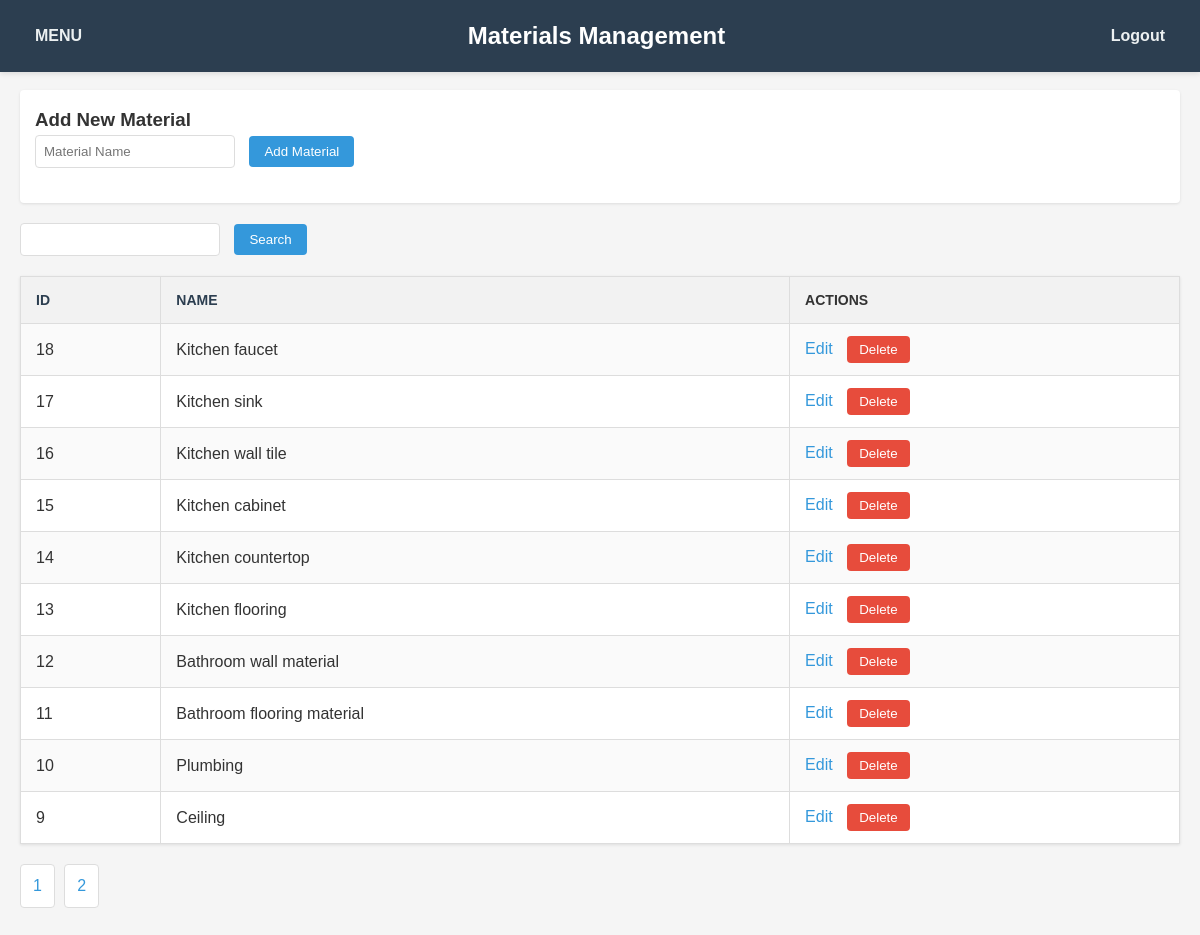
/admin/materials.php?sort=material_id&order=DESC (signed in), run on the app's committed database.
### tables this page shows
CREATE TABLE `materials` (
  `material_id` int(11) NOT NULL,
  `material_name` varchar(100) NOT NULL
);

### admin/materials.php (the view, shortened to what this page needs)
<?php
require_once 'db_connect.php';
$items_per_page = 10;
$page = isset($_GET['page']) ? (int)$_GET['page'] : 1;
$offset = ($page - 1) * $items_per_page;
$search = isset($_GET['search']) ? $_GET['search'] : '';
$sort = isset($_GET['sort']) ? $_GET['sort'] : 'material_id';
$order = isset($_GET['order']) ? $_GET['order'] : 'ASC';
$allowed_sorts = ['material_id', 'material_name'];
$sort = in_array($sort, $allowed_sorts) ? $sort : 'material_id';
$count_stmt = $pdo->prepare("SELECT COUNT(*) FROM materials WHERE material_name LIKE ?");
$count_stmt->execute(["%$search%"]);
$total_items = $count_stmt->fetchColumn();
$total_pages = ceil($total_items / $items_per_page);
$stmt = $pdo->prepare("SELECT * FROM materials WHERE material_name LIKE ? ORDER BY $sort $order LIMIT ? OFFSET ?");
$stmt->bindValue(1, "%$search%", PDO::PARAM_STR);
$stmt->bindValue(2, (int)$items_per_page, PDO::PARAM_INT);
$stmt->bindValue(3, (int)$offset, PDO::PARAM_INT);
$stmt->execute();
$materials = $stmt->fetchAll(PDO::FETCH_ASSOC);
?>
<!DOCTYPE html>
<html>
<head>
</head>
<body>
    <div class="navbar">
        <a href="../admin/menu.php" class="logout-link">MENU</a>
        <h2>Materials Management</h2>
        <a href="../login/logout.php" class="logout-link">Logout</a>
    </div>
    <div class="container">
        <div class="add-form">
            <h3>Add New Material</h3>
            <form method="POST">
                <input type="text" name="material_name" placeholder="Material Name" required>
                <input type="submit" name="add" value="Add Material">
            </form>
        </div>
        <form method="GET">
            <input type="text" name="search" value="<?php echo htmlspecialchars($search); ?>">
            <input type="submit" value="Search">
        </form>
        <table>
            <tr>
                <th><a href="?sort=material_id&order=<?php echo $order === 'ASC' ? 'DESC' : 'ASC'; ?>">ID</a></th>
                <th><a href="?sort=material_name&order=<?php echo $order === 'ASC' ? 'DESC' : 'ASC'; ?>">Name</a></th>
                <th>Actions</th>
            </tr>
            <?php foreach ($materials as $material): ?>
                <tr>
                    <td><?php echo $material['material_id']; ?></td>
                    <td><?php echo htmlspecialchars($material['material_name']); ?></td>
                    <td>
                        <a href="#" class="edit-btn" data-id="<?php echo $material['material_id']; ?>" data-name="<?php echo htmlspecialchars($material['material_name']); ?>">Edit</a>
                        <form method="POST" style="display:inline;">
                            <input type="submit" name="delete" value="Delete" onclick="return confirm('Are you sure?');">
                        </form>
                    </td>
                </tr>
            <?php endforeach; ?>
        </table>
        <?php
        for ($i = 1; $i <= $total_pages; $i++) {
            echo "<a href='?page=$i&sort=$sort&order=$order&search=" . urlencode($search) . "'>$i</a> ";
        }
        ?>
    </div>
</body>
</html>

### admin/materials.php (style rules this page uses)
* { margin: 0; padding: 0; box-sizing: border-box; }
body { font-family: Arial, sans-serif; background-color: #f5f5f5; color: #333; line-height: 1.6; }
.navbar { background-color: #2c3e50; padding: 15px 20px; position: fixed; top: 0; width: 100%; display: flex; justify-content: space-between; align-items: center; box-shadow: 0 2px 5px rgba(0,0,0,0.1); }
.navbar h2 { color: white; margin: 0; }
.logout-link { color: #ecf0f1; text-decoration: none; font-weight: bold; padding: 8px 15px; border-radius: 4px; transition: background-color 0.3s; }
.container { padding: 90px 20px 20px; max-width: 1200px; margin: 0 auto; }
form { margin-bottom: 20px; }
input[type="text"] { padding: 8px; width: 200px; border: 1px solid #ddd; border-radius: 4px; margin-right: 10px; }
input[type="submit"] { padding: 8px 15px; background-color: #3498db; color: white; border: none; border-radius: 4px; cursor: pointer; transition: background-color 0.3s; }
table { border-collapse: collapse; width: 100%; margin: 20px 0; background-color: white; box-shadow: 0 1px 3px rgba(0,0,0,0.1); }
th, td { border: 1px solid #ddd; padding: 12px 15px; text-align: left; }
th { background-color: #f2f2f2; font-weight: bold; text-transform: uppercase; font-size: 14px; }
tr:nth-child(even) { background-color: #fafafa; }
th a { color: #2c3e50; text-decoration: none; }
td a { color: #3498db; text-decoration: none; margin-right: 10px; }
input[name="delete"] { background-color: #e74c3c; color: white; border: none; padding: 6px 12px; border-radius: 4px; cursor: pointer; transition: background-color 0.3s; }
.container > a { display: inline-block; padding: 8px 12px; margin: 0 5px 10px 0; background-color: white; color: #3498db; text-decoration: none; border: 1px solid #ddd; border-radius: 4px; transition: all 0.3s; }
.add-form, .edit-modal { margin-bottom: 20px; padding: 15px; background-color: white; border-radius: 4px; box-shadow: 0 1px 3px rgba(0,0,0,0.1); }

### data on the page
materials: material_id "18", material_name "Kitchen faucet"
materials: material_id "17", material_name "Kitchen sink"
materials: material_id "16", material_name "Kitchen wall tile"
materials: material_id "15", material_name "Kitchen cabinet"
materials: material_id "14", material_name "Kitchen countertop"
materials: material_id "13", material_name "Kitchen flooring"
materials: material_id "12", material_name "Bathroom wall material"
materials: material_id "11", material_name "Bathroom flooring material"
materials: material_id "10", material_name "Plumbing"
materials: material_id "9", material_name "Ceiling"
